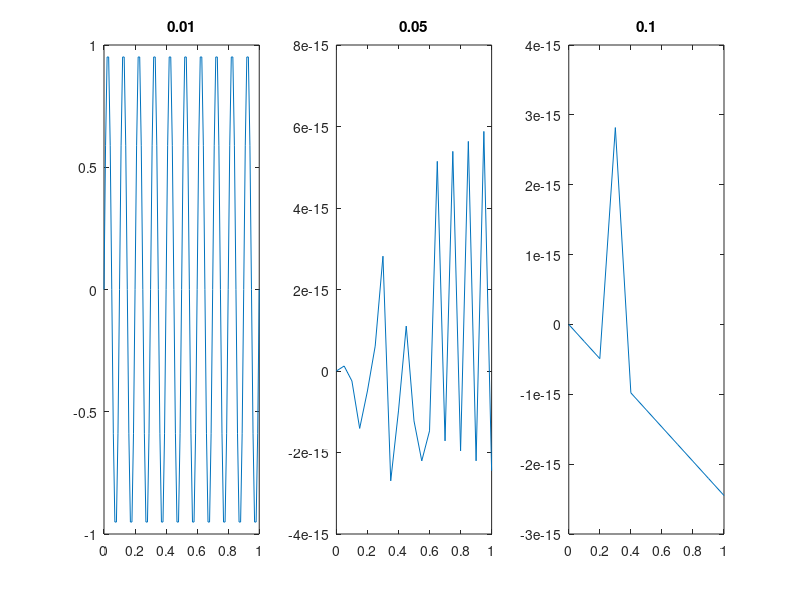
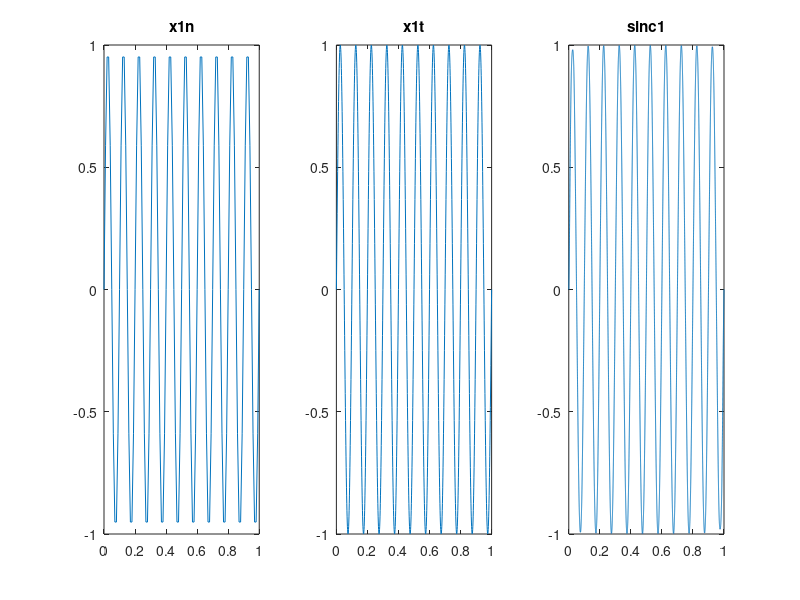
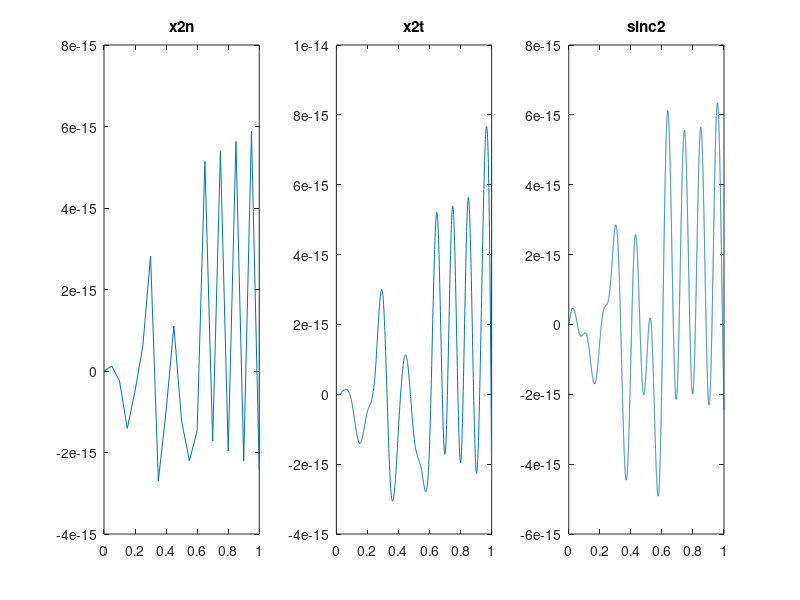
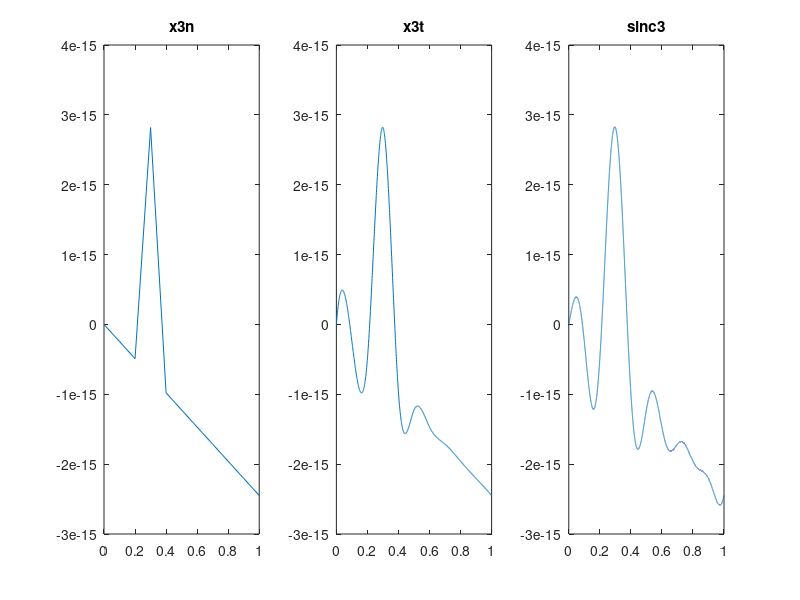

These charts were generated, in order, by the following MATLAB code:
clc;
clear;
close all;

Dt = 0.00005;
t22 = 0:Dt:1;
xa = sin(20*pi*t22);
nn=linspace(0,100,101);
ts1=linspace(0,1,101);
ts2=linspace(0,1,21);
ts3=linspace(0,1,11);
x1=sin(20*pi*ts1);
x2=sin(20*pi*ts2);
x3=sin(20*pi*ts3);
figure(1);
subplot(1,3,1);plot(ts1,x1);
title('0.01');
subplot(1,3,2);plot(ts2,x2);
title('0.05');
subplot(1,3,3);plot(ts3,x3);
title('0.1');


%三次样条插值
tt=linspace(0,1,1001);
figure(2);
subplot(1,3,1);plot(ts1,x1);
title('x1n');
xtt1=spline(ts1,x1,tt);
subplot(1,3,2);plot(tt,xtt1);
title('x1t');
xa_r1 = x1 * sinc( 100 * ( ones(101,1) * t22 - ts1' * ones(1,length(t22))));
subplot(1,3,3);plot(t22,xa_r1);
title('sinc1');

figure(3);
subplot(1,3,1);plot(ts2,x2);
title('x2n');
xtt2=spline(ts2,x2,tt);
subplot(1,3,2);plot(tt,xtt2);
title('x2t');
xa_r2 = x2 * sinc( 20 * ( ones(21,1) * t22 - ts2' * ones(1,length(t22) )));
subplot(1,3,3);plot(t22,xa_r2);
title('sinc2');

figure(4);
subplot(1,3,1);plot(ts3,x3);
title('x3n');
xtt3=spline(ts3,x3,tt);
subplot(1,3,2);plot(tt,xtt3);
title('x3t');
xa_r3 = x3 * sinc( 10 * ( ones(11,1) * t22 - ts3' * ones(1,length(t22) )));
subplot(1,3,3);plot(t22,xa_r3);
title('sinc3');


